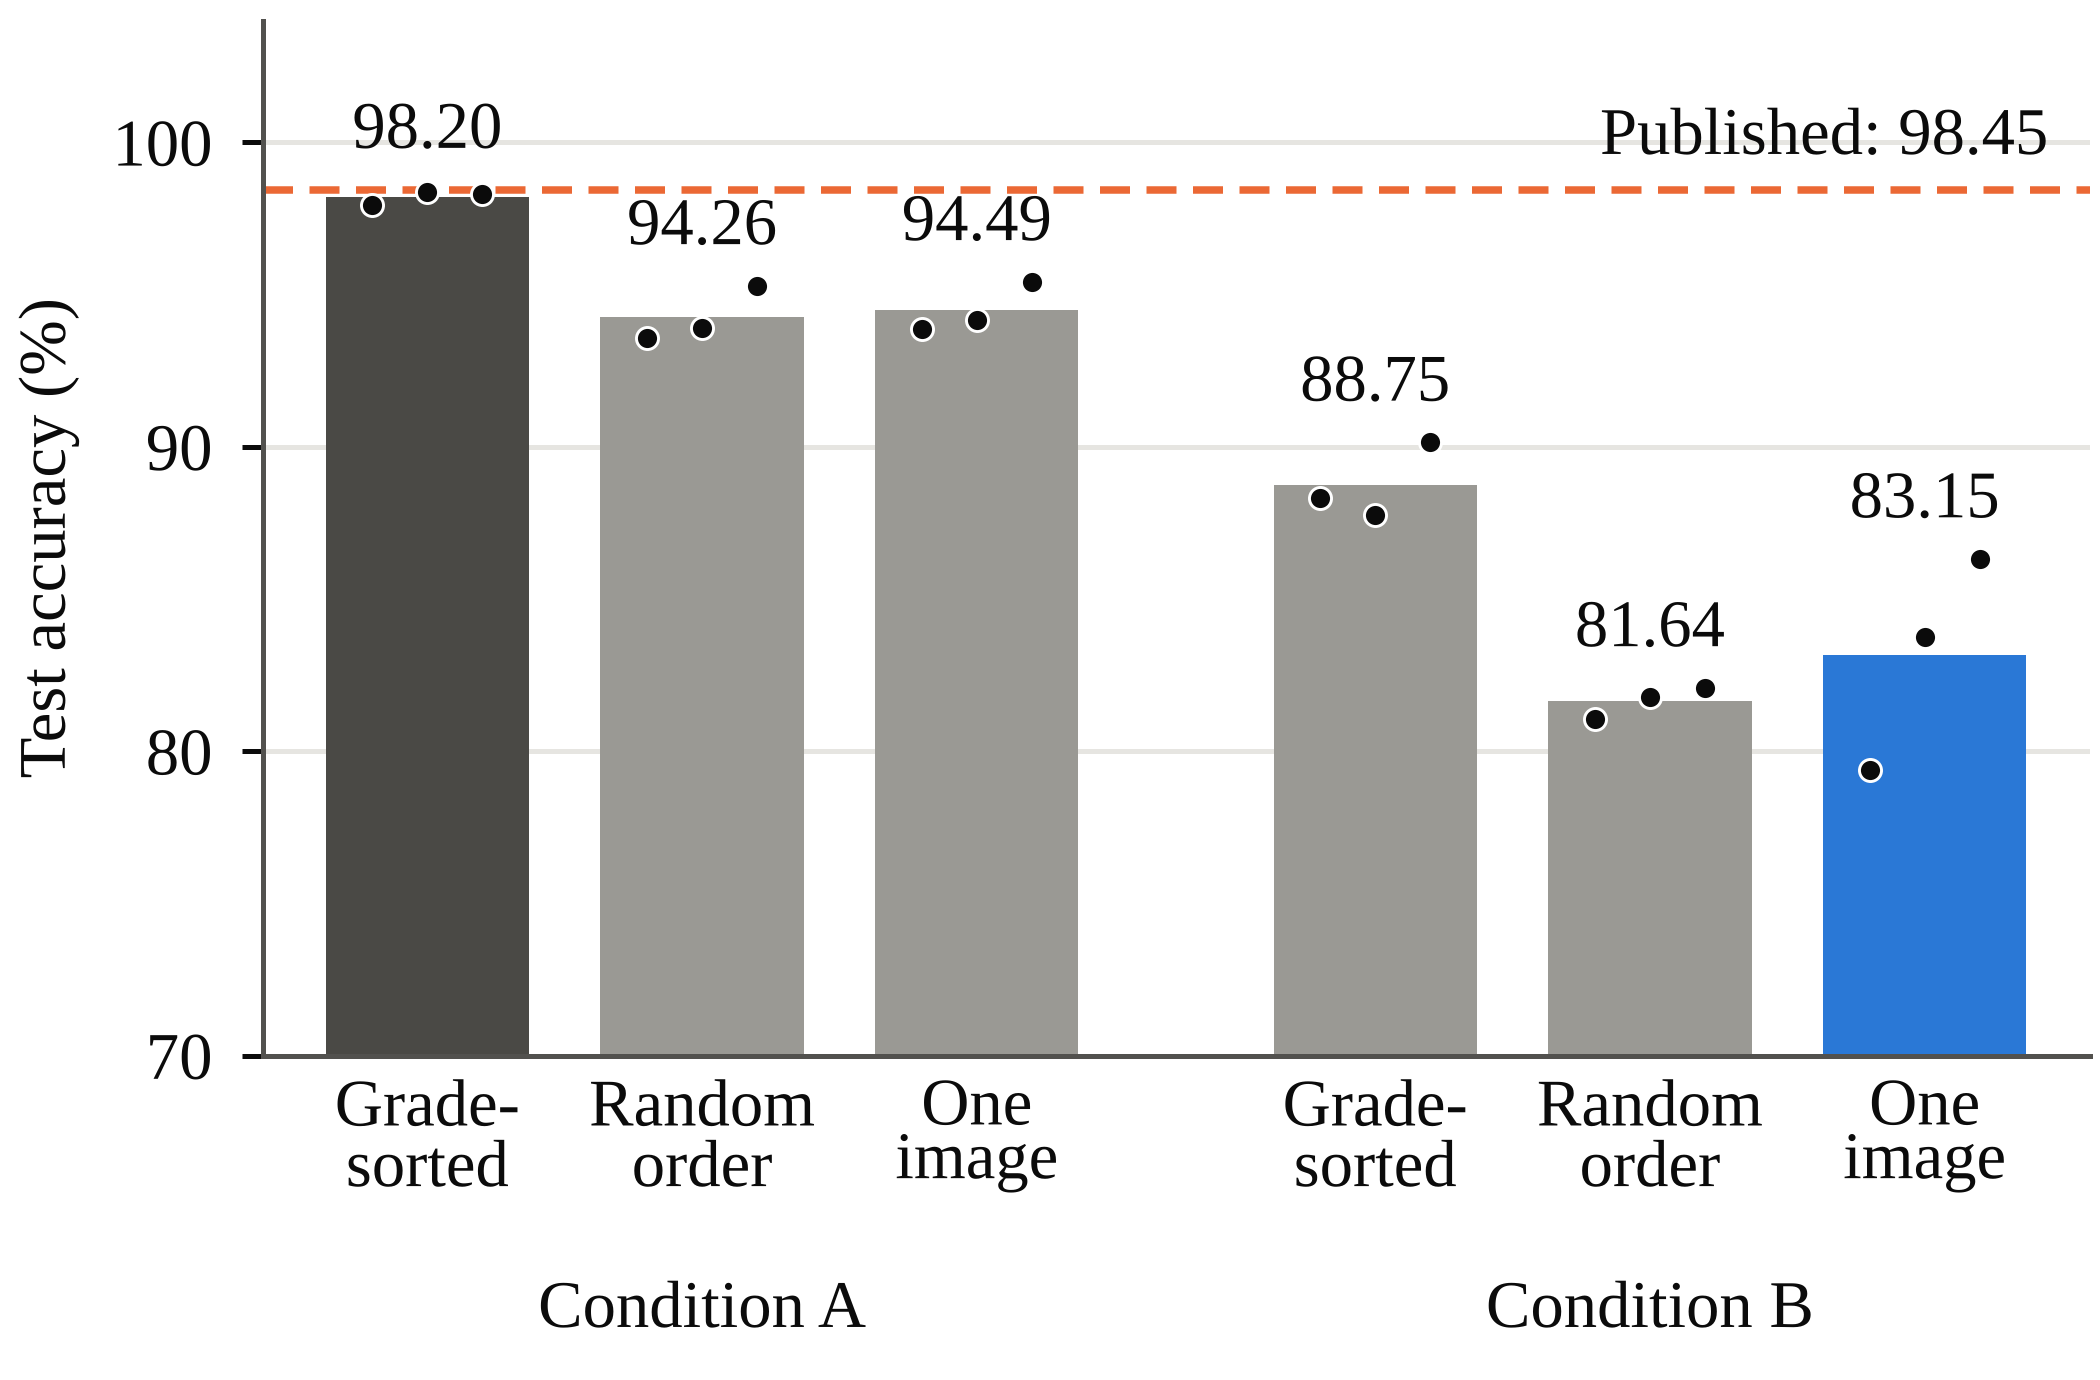

Generate this figure with Python:
"""Fig. 2 of the paper: test accuracy of the GCN model under condition A (copies made before the split, as
described in the paper) and condition B (duplicate-aware split, training-only oversampling), for three
test orders. Bars are means over three seeds, points are single seeds, the dashed line is the published
accuracy, and the blue bar is the corrected protocol with one image at a time.

Reads   results/gcn/gcn_per_run.csv
Writes  figures/fig2_gcn.png (600 dpi) and figures/fig2_gcn.pdf

Sized for one IEEE column (3.5 in) with 8 pt Times labels. Run from anywhere:  python figures/fig2_gcn.py
"""
from pathlib import Path

import matplotlib
matplotlib.use("Agg")
import matplotlib.pyplot as plt
import numpy as np
import pandas as pd

ROOT = Path(__file__).resolve().parents[1]
OUT = Path(__file__).resolve().parent
df = pd.read_csv(ROOT / "results/gcn/gcn_per_run.csv")
df = df[df.model == "final_released"]

PUBLISHED = 98.45          # accuracy reported in the GCN paper
YLIM = (70, 104)           # set to (0, 104) for a zero-based axis
INK, MUTED, GRID = "#0b0b0b", "#52514e", "#e6e5e1"
DARK, GREY, BLUE, ORANGE = "#4a4945", "#9a9994", "#2a78d6", "#eb6834"
plt.rcParams.update({
    "font.family": "serif", "font.serif": ["Times New Roman", "Liberation Serif", "Tinos", "TeX Gyre Termes", "DejaVu Serif"],
    "font.size": 8, "axes.titlesize": 8, "axes.labelsize": 8, "xtick.labelsize": 8, "ytick.labelsize": 8,
    "axes.edgecolor": MUTED, "axes.labelcolor": INK, "xtick.color": INK, "ytick.color": INK, "axes.linewidth": 0.6,
    "xtick.major.width": 0.6, "ytick.major.width": 0.6, "xtick.major.size": 0, "ytick.major.size": 2.5,
    "axes.spines.top": False, "axes.spines.right": False, "pdf.fonttype": 42, "ps.fonttype": 42,
})

ORDERS = [("class-sorted (released)", "Grade-\nsorted"), ("random order (mean of 5)", "Random\norder"),
          ("one image at a time", "One\nimage")]
bars = [(c, o, lab) for c in "AB" for o, lab in ORDERS]
x = np.array([0, 1, 2, 3.45, 4.45, 5.45])
colors = [DARK, GREY, GREY, GREY, GREY, BLUE]   # published protocol, context, corrected one-image protocol

fig, ax = plt.subplots(figsize=(3.5, 2.3))
for xi, (c, o, _), col in zip(x, bars, colors):
    v = df[(df.cond == c) & (df.order == o)].acc.values * 100
    assert len(v) == 3, (c, o, len(v))
    ax.bar(xi, v.mean() - YLIM[0], bottom=YLIM[0], width=0.74, color=col, zorder=2, linewidth=0)
    ax.scatter(xi + np.linspace(-0.2, 0.2, len(v)), v, s=7, color=INK, edgecolor="white", linewidth=0.35, zorder=3)
    ax.text(xi, max(v.max(), PUBLISHED if abs(v.mean() - PUBLISHED) < 1.5 else 0) + 0.9, f"{v.mean():.2f}",
            ha="center", va="bottom", color=INK)
ax.axhline(PUBLISHED, color=ORANGE, lw=0.9, ls=(0, (4, 2.2)), zorder=1)
ax.text(x[-1] + 0.45, PUBLISHED + 0.7, f"Published: {PUBLISHED:.2f}", ha="right", va="bottom", color=INK)
ax.set_xticks(x, [b[2] for b in bars], linespacing=1.0)
ax.tick_params(axis="x", pad=2)
ax.set_xlim(-0.6, 6.05)
ax.set_ylim(*YLIM)
ax.set_yticks(np.arange(YLIM[0] if YLIM[0] else 0, 101, 10 if YLIM[0] else 20))
ax.set_ylabel("Test accuracy (%)")
ax.grid(axis="y", color=GRID, lw=0.6)
ax.set_axisbelow(True)
for xm, name in ((x[:3].mean(), "Condition A"), (x[3:].mean(), "Condition B")):
    ax.annotate(name, (xm, 0), xycoords=("data", "axes fraction"), xytext=(0, -27), textcoords="offset points",
                ha="center", va="top", color=INK)
fig.subplots_adjust(left=0.125, right=0.995, top=0.985, bottom=0.235)
fig.savefig(OUT / "fig2_gcn.png", dpi=600)
fig.savefig(OUT / "fig2_gcn.pdf")
print("wrote", OUT / "fig2_gcn.png")
